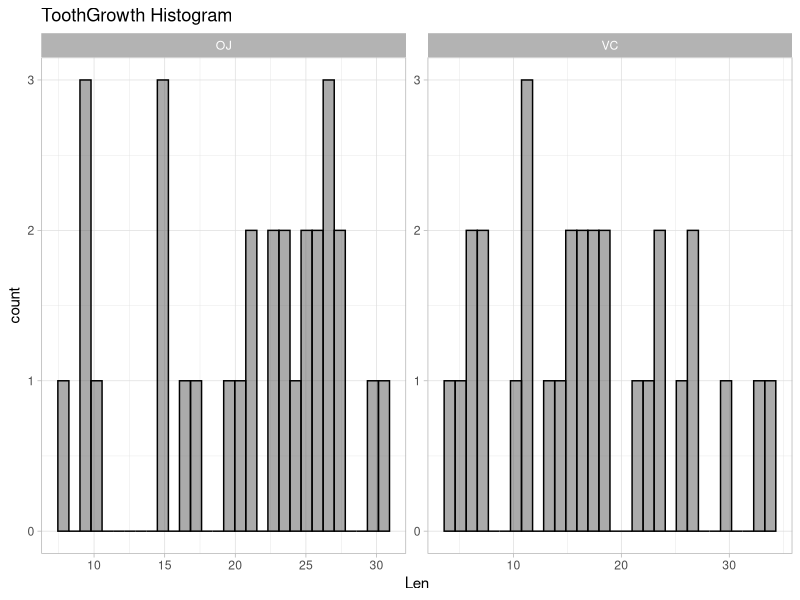

Generate this figure with R:
## ---- chunk 1
library(ggplot2)

upl = ToothGrowth

str(upl)
head(upl)
is.data.frame(upl)

ggplot(data = upl, aes(upl$len), fill=upl$supp) + geom_histogram(alpha=0.5, color = "black") +
  facet_wrap(~upl$supp, ncol = 2, scales = "free") + 
  theme_light() + 
  ggtitle("ToothGrowth Histogram") + 
  xlab('Len')
## ---- chunk 2
summary(upl)
## ---- chunk 3
t.test(upl$len[upl$supp=="OJ"], upl$len[upl$supp=="VC"], paired = FALSE)
## ---- chunk 4
t.test(upl$len[upl$dose==0.5], upl$len[upl$dose==2], paired = FALSE)
## ---- chunk 5
t.test(upl$len[upl$dose==0.5], upl$len[upl$dose==1], paired = FALSE)
## ---- chunk 6
t.test(upl$len[upl$dose==1], upl$len[upl$dose==2], paired = FALSE)
